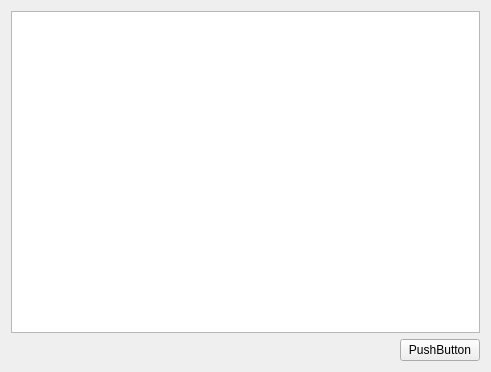
<?xml version="1.0" encoding="UTF-8"?>
<ui version="4.0">
 <class>CreateProjectForm</class>
 <widget class="QWidget" name="CreateProjectForm">
  <property name="geometry">
   <rect>
    <x>0</x>
    <y>0</y>
    <width>491</width>
    <height>372</height>
   </rect>
  </property>
  <property name="windowTitle">
   <string>Form</string>
  </property>
  <layout class="QGridLayout" name="gridLayout">
   <item row="0" column="0">
    <widget class="QTreeView" name="treeView"/>
   </item>
   <item row="1" column="0">
    <layout class="QHBoxLayout" name="horizontalLayout">
     <item>
      <spacer name="horizontalSpacer">
       <property name="orientation">
        <enum>Qt::Horizontal</enum>
       </property>
       <property name="sizeHint" stdset="0">
        <size>
         <width>40</width>
         <height>20</height>
        </size>
       </property>
      </spacer>
     </item>
     <item>
      <widget class="QPushButton" name="pushButton">
       <property name="text">
        <string>PushButton</string>
       </property>
      </widget>
     </item>
    </layout>
   </item>
  </layout>
 </widget>
 <resources/>
 <connections/>
</ui>
